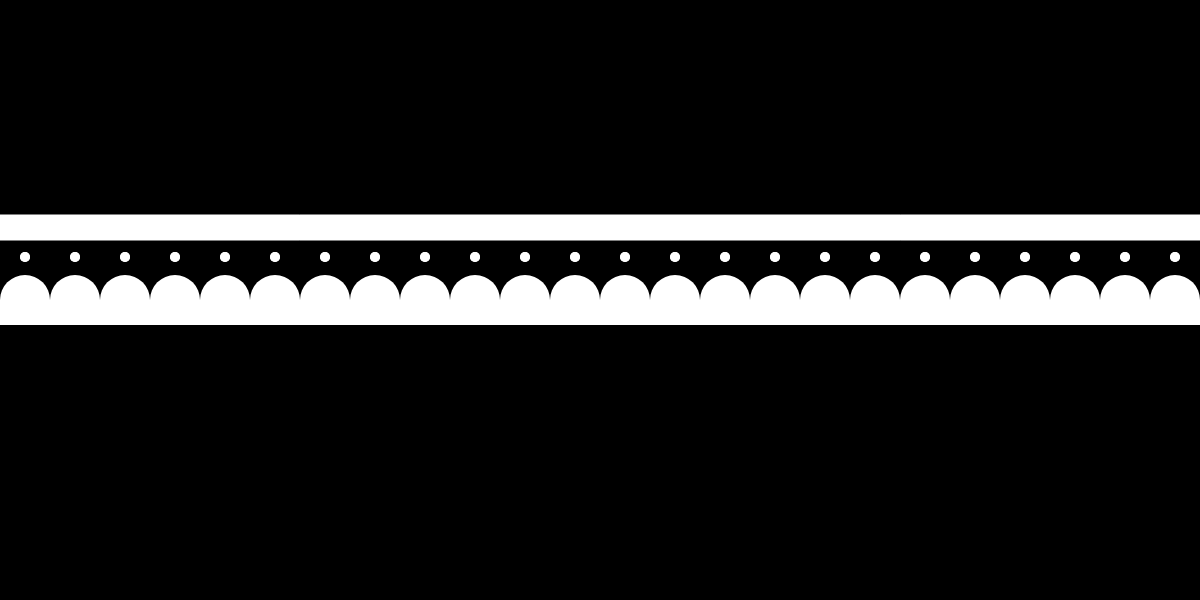
Frame 1 (no input)
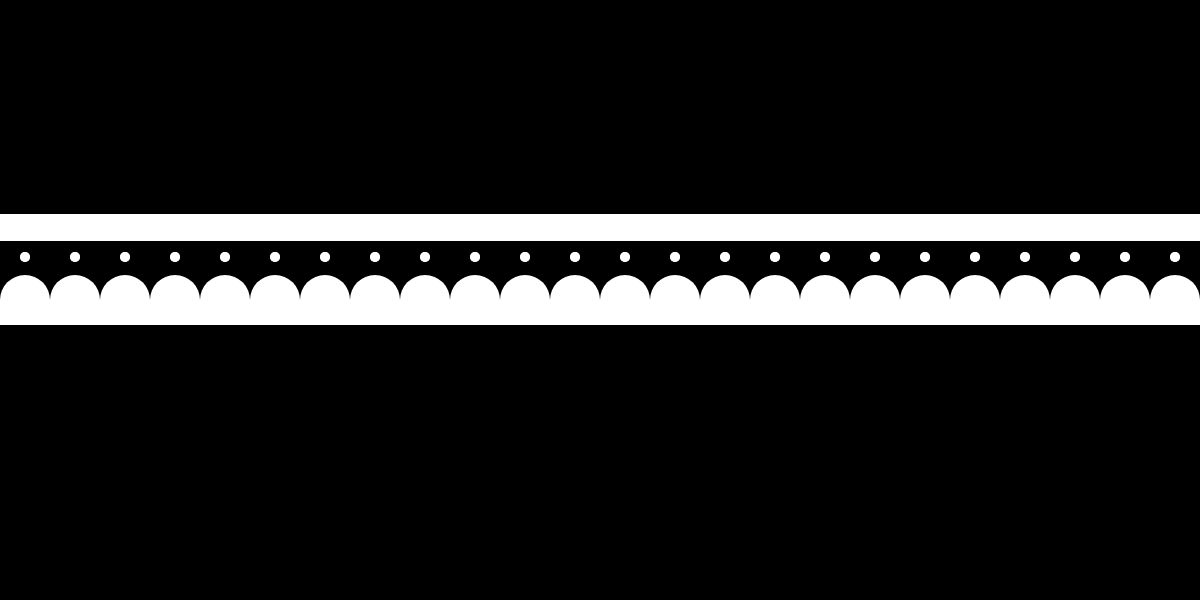
Frame 60 (no input)
Frame 120 (the mouse pressed at the canvas centre since frame 60): identical to frame 60, image omitted

The p5.js sketch that drew these frames (run headless with seeded random() and noise() and a simulated clock; from frame 60 on, the mouse is pressed at the canvas centre):

// p5.js sketch
// ── sketch.js
function setup() {
  createCanvas(1200, 600);
  background(0);
  arch(height, PI, 0);
  arch(430, 0, PI);
}

function draw() {
  //stroke(91, 158, 204);

  stroke(255);
  line(0, 215, width, 215);
  line(0, 240, width, 240);
}

function arch(y, start, end) {
  noStroke();
  for (var i = 25; i < width; i += 50) {
    //fill(255, 139, 88, 127);
    arc(i, y / 2, 50, 50, start, end);
    rect(i - 25, y / 2, 50, 25);
    //fill(91, 158, 204);
    ellipse(i, 257, 10, 10);
  }

}
